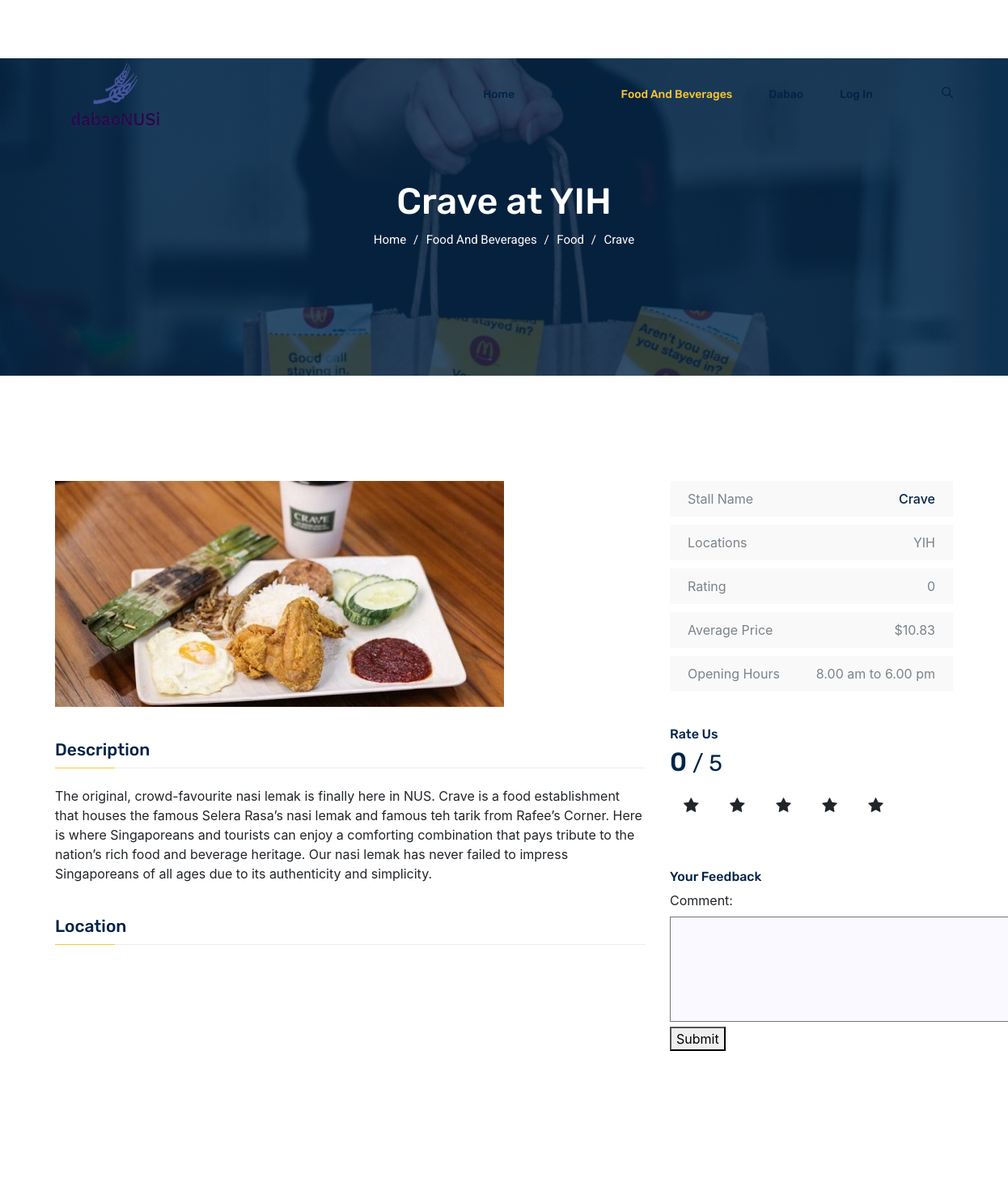
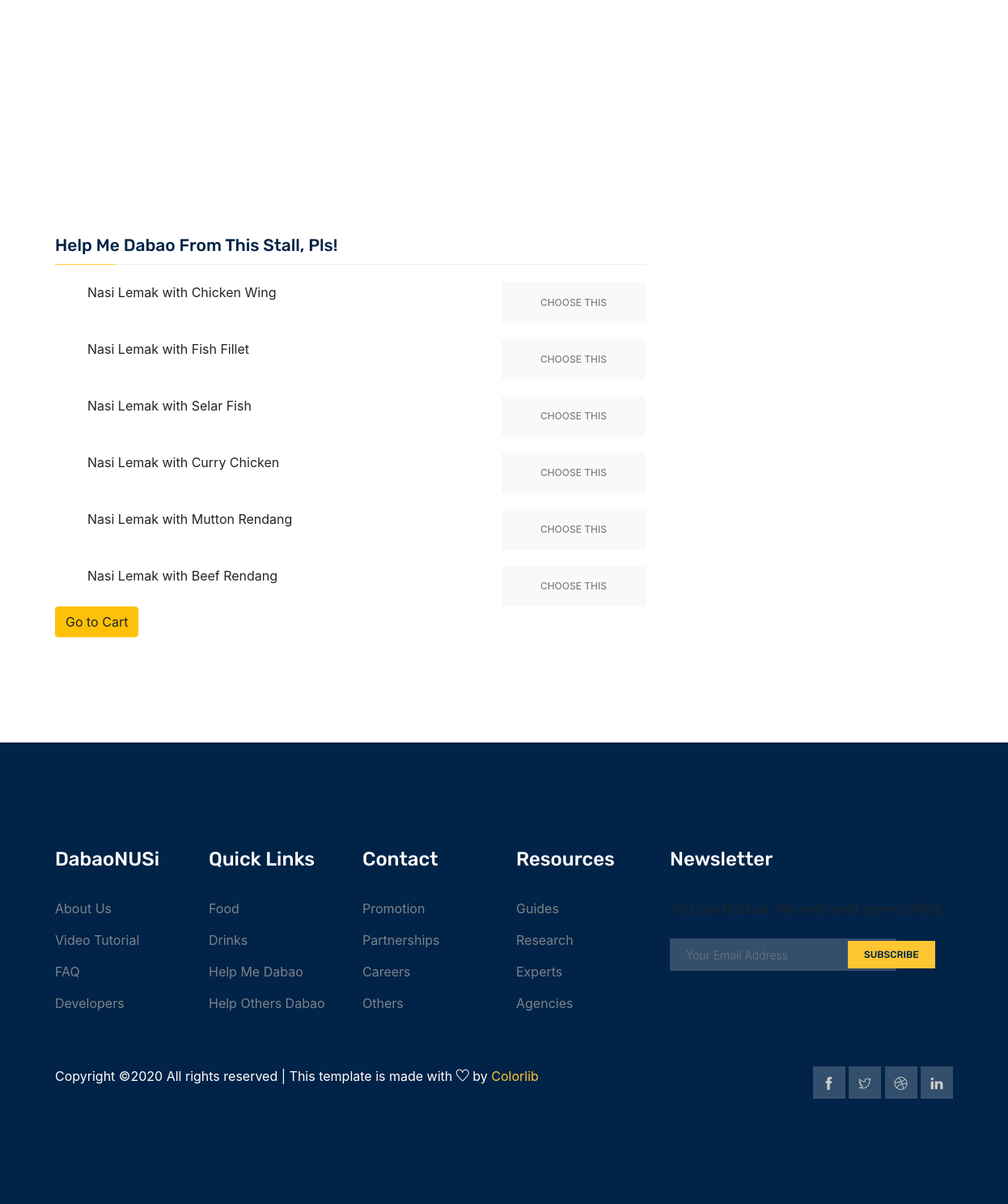
Screenshot of /crave/ with the database file from the repository (2 pictures, top to bottom).
### theApp/models.py (models this page shows, shortened)
class Restaurant(models.Model):
    name = models.CharField(max_length=120)
    location = models.ForeignKey(Location, on_delete = models.CASCADE)
    reviews = models.ForeignKey(Reviews, on_delete = models.CASCADE, default=1)
    prices = models.ForeignKey(Price, on_delete = models.CASCADE, default=3)
    categories = models.ManyToManyField(Category)
    food = models.BooleanField(default=True)
    average_price = models.FloatField(default=0)
    average_rating = models.FloatField(default=0)
    image = models.ImageField(upload_to='restaurant', default='arise-and-shine.jpg')
    description = models.CharField(max_length=100000, default="This restaurant is nice")
    hour = models.CharField(max_length=100, default="8.00 am to 6.00 pm")
    def __str__(self):
        return self.name + " at " + self.location.__str__()
    def get_avg_price(self):
        meals = Meal.objects.filter(restaurant__id=self.id)
        count = meals.count()
        if count==0:
            return 0
        else:
            return round(sum([meal.price for meal in meals])/count, 2)
    def get_avg_rating(self):
        ratings = Rate.objects.filter(restaurant__id=self.id)
        count = ratings.count()
        if count == 0:
            return 0
        else:
            return round(sum([rate.rating for rate in ratings])/count, 2)
    average_price = get_avg_price
    average_rating = get_avg_rating

class Location(models.Model):
    name = models.CharField(max_length=120)
    def __str__(self):
        return self.name

class Meal(models.Model):
    name = models.CharField(max_length=120)
    price = models.FloatField(default=0)
    restaurant = models.ForeignKey(Restaurant, on_delete=models.CASCADE)

### theApp/views.py (the view)
# urls.py: path('crave/', views.crave, name='crave'),
def crave(request):
    rest = Restaurant.objects.filter(name__icontains="crave").first()
    return meal_list(request, rest.id)

### theApp/forms.py
class RateForm(forms.ModelForm):
    class Meta:
        model = Rate
        fields = ('rating',)

class CommentForm(forms.ModelForm):
    class Meta:
        model = Comment
        fields = ('comment',)

### theApp/views.py (called while the page is built)
def meal_list(request, rest_id):
    meals = Meal.objects.filter(restaurant__id=rest_id)
    rest = Restaurant.objects.filter(id=rest_id).first()
    comments = Comment.objects.filter(restaurant__id=rest_id)[:5]
    form_comment = CommentForm()
    form_rating = RateForm()
    return render(request, "restaurant_meals.html", {
        'meals':meals,
        'rest':rest,
        'form_rating':form_rating,
        'form_comment':form_comment,
        'comments':comments
        })

### theApp/templates/restaurant_meals.html (shortened to what this page needs)
{% load static %}
<!DOCTYPE html>
<html lang="en">
  <head>
    <link rel="stylesheet" href="{% static 'css/bootstrap.css' %}" />
    <link rel="stylesheet" href="{% static 'css/flaticon.css' %}" />
    <link rel="stylesheet" href="{% static 'css/themify-icons.css' %}" />
    <link rel="stylesheet" href="{% static 'vendors/owl-carousel/owl.carousel.min.css' %}" />
    <link rel="stylesheet" href="{% static 'vendors/nice-select/css/nice-select.css' %}" />
    <link rel="stylesheet" href="{% static 'css/style.css' %}" />
    <link href="{% static '//maxcdn.bootstrapcdn.com/bootstrap/4.1.1/css/bootstrap.min.css' %}" rel="stylesheet" id="bootstrap-css">
  </head>
  <body>
    <div class="mt-5 pt-4">
      </div>
    <header class="header_area">
      <div class="main_menu">
        <nav class="navbar navbar-expand-lg navbar-light">
          <div class="container">
            <a class="navbar-brand" href="/home">
              <img class="logo-2" src="{% static 'img/logo3.png' %}" alt="" height="80" width="150" />
            </a>
            <div
              class="collapse navbar-collapse offset"
              id="navbarSupportedContent"
            >
              <ul class="nav navbar-nav menu_nav ml-auto">
                <li class="nav-item">
                  <a class="nav-link" href="/home">Home</a>
                </li>
                <li class="nav-item">
                  <a class="nav-link" href="/about">About</a>
                </li>
                <li class="nav-item submenu dropdown active">
                  <a
                    href="#"
                    class="nav-link dropdown-toggle"
                    data-toggle="dropdown"
                    role="button"
                    aria-haspopup="true"
                    aria-expanded="false"
                    >Food and Beverages</a
                  >
                </li>
                <li class="nav-item submenu dropdown">
                  <a
                    href="#"
                    class="nav-link dropdown-toggle"
                    data-toggle="dropdown"
                    role="button"
                    aria-haspopup="true"
                    aria-expanded="false"
                    >Dabao</a
                  >
                </li>
                <li class="nav-item">
                  <a class="nav-link" href="/accounts/login">Log In</a>
                </li>
                <li class="nav-item">
                  <a href="/search_form" class="nav-link search" id="search">
                    <i class="ti-search"></i>
                  </a>
                </li>
              </ul>
            </div>
          </div>
        </nav>
      </div>
    </header>
    <section class="banner_area">
      <div class="banner_inner d-flex align-items-center">
        <div class="overlay"></div>
        <div class="container">
          <div class="row justify-content-center">
            <div class="col-lg-6">
              <div class="banner_content text-center">
                <h2>{{rest}}</h2>
                <div class="page_link">
                  <a href="/home">Home</a>
                  <a href="#">Food and Beverages</a>
                  <a href="/food">Food</a>
                  <a href="/arise">{{rest.name}}</a>
                </div>
              </div>
            </div>
          </div>
        </div>
      </div>
    </section>
    <section class="course_details_area section_gap">
      <div class="container">
          <div class="row">
              <div class="col-lg-8 course_details_left">
                  <div class="main_image">
                      <img class="img-fluid" src="{{rest.image.url}}" alt="">
                  </div>
                  <div class="content_wrapper">
                      <h4 class="title">Description</h4>
                      <div class="content">
                        {{rest.description}}
                      </div>
                      <h4 class="title">Location</h4>
                      <div class="content">
                        <div
                          id="mapBox"
                          class="mapBox"
                          data-lat="1.2966"
                          data-lon="103.7764"
                          data-zoom="15"
                          data-info="31 Lower Kent Ridge Rd, #01-04, Singapore 119087."
                          data-mlat="1.2966"
                          data-mlon="103.7764"
                        ></div>
                          <br>
                          <br>
                      </div>
                      <h4 class="title">Help Me Dabao From This Stall, Pls!</h4>
                      <div class="content">
                          <ul class="course_list">
                              {% for meal in meals %}
                              <li class="justify-content-between d-flex">
                                  <p>{{ meal.name }}</p>
                                  <a href="{% url 'shopping_cart:add_to_cart' meal.id %}" class="primary-btn text-uppercase">Choose This</a>
                              </li>
                              {% endfor %}
                          </ul>
                      </div>
                      <a href="{% url 'shopping_cart:order_summary' rest.id %}" class="btn btn-warning">Go to Cart</a>
                  </div>
              </div>
              <div class="col-lg-4 right-contents">
                  <ul>
                      <li>
                          <a class="justify-content-between d-flex" href="#">
                              <p>Stall Name</p>
                              <span class="or">{{ rest.name }}</span>
                          </a>
                      </li>
                      <li>
                          <a class="justify-content-between d-flex" href="#">
                              <p>Locations </p>
                              <span>{{rest.location}}</span>
                          </a>
                      </li>
                      <li>
                        <a class="justify-content-between d-flex" href="#">
                            <p>Rating </p>
                            <span>{{rest.get_avg_rating}}</span>
                        </a>
                    </li>
                      <li>
                          <a class="justify-content-between d-flex" href="#">
                              <p>Average Price </p>
                              <span>${{rest.get_avg_price}}</span>
                          </a>
                      </li>
                      <li>
                          <a class="justify-content-between d-flex" href="#">
                              <p>Opening Hours </p>
                              <span>{{rest.hour}}</span>
                          </a>
                      </li>
                  </ul>
                      <link href="https://stackpath.bootstrapcdn.com/font-awesome/4.7.0/css/font-awesome.min.css" rel="stylesheet">
                      <div class="form-group" id="rating-ability-wrapper">
                            <br>
                            <label class="control-label" for="rating">
                            <h6>Rate Us</h6>
                            </label>
                            <h2 class="bold rating-header" style="">
                            <span class="selected-rating">0</span><small> / 5</small>
                            </h2>
                            <form action= "{% url 'theApp:add_rating' rest.id %}" method="POST">
                              <button type="submit" class="btnrating btn btn-default btn-lg" data-attr="1" id="rating-star-1" name="rating" value="1">
                                  <i class="fa fa-star" aria-hidden="true"></i>
                              </button>
                              <button type="submit" class="btnrating btn btn-default btn-lg" data-attr="2" id="rating-star-2" name="rating" value="2">
                                  <i class="fa fa-star" aria-hidden="true"></i>
                              </button>
                              <button type="submit" class="btnrating btn btn-default btn-lg" data-attr="3" id="rating-star-3" name="rating" value="3">
                                  <i class="fa fa-star" aria-hidden="true"></i>
                              </button>
                              <button type="submit" class="btnrating btn btn-default btn-lg" data-attr="4" id="rating-star-4" name="rating" value="4">
                                  <i class="fa fa-star" aria-hidden="true"></i>
                              </button>
                              <button type="submit" class="btnrating btn btn-default btn-lg" data-attr="5" id="rating-star-5" name="rating" value="5">
                                  <i class="fa fa-star" aria-hidden="true"></i>
                              </button>
                            </form>
                        </div>
                      <div class="feedeback">
                        <br>
                          <h6>Your Feedback</h6>
                          <form method='POST' action="{% url 'theApp:add_comment' rest.id%}">
                            {{ form_comment }}
                            <button type='sumbit'>Submit</button>
                            </form>
                      </div>
                  </div>
              </div>
          </div>
  </section>
    <footer class="footer-area section_gap">
      <div class="container">
        <div class="row">
          <div class="col-lg-2 col-md-6 single-footer-widget">
            <h4>DabaoNUSi</h4>
            <ul>
              <li><a href="/about">About Us</a></li>
              <li><a href="#">Video Tutorial</a></li>
              <li><a href="#">FAQ</a></li>
              <li><a href="#">Developers</a></li>
            </ul>
          </div>
          <div class="col-lg-2 col-md-6 single-footer-widget">
            <h4>Quick Links</h4>
            <ul>
              <li><a href="/food">Food</a></li>
              <li><a href="/drinks">Drinks</a></li>
              <li><a href="/help_me_dabao">Help Me Dabao</a></li>
              <li><a href="/help_others_dabao">Help Others Dabao</a></li>
            </ul>
          </div>
          <div class="col-lg-2 col-md-6 single-footer-widget">
            <h4>Contact</h4>
            <ul>
              <li><a href="#">Promotion</a></li>
              <li><a href="#">Partnerships</a></li>
              <li><a href="#">Careers</a></li>
              <li><a href="#">Others</a></li>
            </ul>
          </div>
          <div class="col-lg-2 col-md-6 single-footer-widget">
            <h4>Resources</h4>
            <ul>
              <li><a href="#">Guides</a></li>
              <li><a href="#">Research</a></li>
              <li><a href="#">Experts</a></li>
              <li><a href="#">Agencies</a></li>
            </ul>
          </div>
          <div class="col-lg-4 col-md-6 single-footer-widget">
            <h4>Newsletter</h4>
            <p>You can trust us. We only send promo offers,</p>
            <div class="form-wrap" id="mc_embed_signup">
              <form
                target="_blank"
                action="https://spondonit.us12.list-manage.com/subscribe/post?u=1462626880ade1ac87bd9c93a&amp;id=92a4423d01"
                method="get"
                class="form-inline"
              >
                <input
                  class="form-control"
                  name="EMAIL"
                  placeholder="Your Email Address"
                  onfocus="this.placeholder = ''"
                  onblur="this.placeholder = 'Your Email Address'"
                  required=""
                  type="email"
                />
                <button class="click-btn btn btn-default">
                  <span>subscribe</span>
                </button>
              </form>
            </div>
          </div>
        </div>
        <div class="row footer-bottom d-flex justify-content-between">
          <p class="col-lg-8 col-sm-12 footer-text m-0 text-white">
Copyright &copy;<script>document.write(new Date().getFullYear());</script> All rights reserved | This template is made with <i class="ti-heart" aria-hidden="true"></i> by <a href="https://colorlib.com" target="_blank">Colorlib</a>
          </p>
          <div class="col-lg-4 col-sm-12 footer-social">
            <a href="#"><i class="ti-facebook"></i></a>
            <a href="#"><i class="ti-twitter"></i></a>
            <a href="#"><i class="ti-dribbble"></i></a>
            <a href="#"><i class="ti-linkedin"></i></a>
          </div>
        </div>
      </div>
    </footer>
    </body>
    </html>

### rows the page displays
Restaurant: name+location "Crave at YIH", name "Crave", image (picture), description "The original, crowd-favourite nasi lemak is finally here in NUS. Crave is a food establishment that houses the famous Selera Rasa’s nasi lemak and famous teh tarik from Rafee’s Corner. Here is where Singaporeans and tourists can enjoy a comforting combination that pays tribute to the nation’s rich food and beverage heritage. Our nasi lemak has never failed to impress Singaporeans of all ages due to its authenticity and simplicity.", location "YIH", get_avg_rating "0", get_avg_price "10.83", hour "8.00 am to 6.00 pm"
Meal: name "Nasi Lemak with Chicken Wing"
Meal: name "Nasi Lemak with Fish Fillet"
Meal: name "Nasi Lemak with Selar Fish"
Meal: name "Nasi Lemak with Curry Chicken"
Meal: name "Nasi Lemak with Mutton Rendang"
Meal: name "Nasi Lemak with Beef Rendang"
